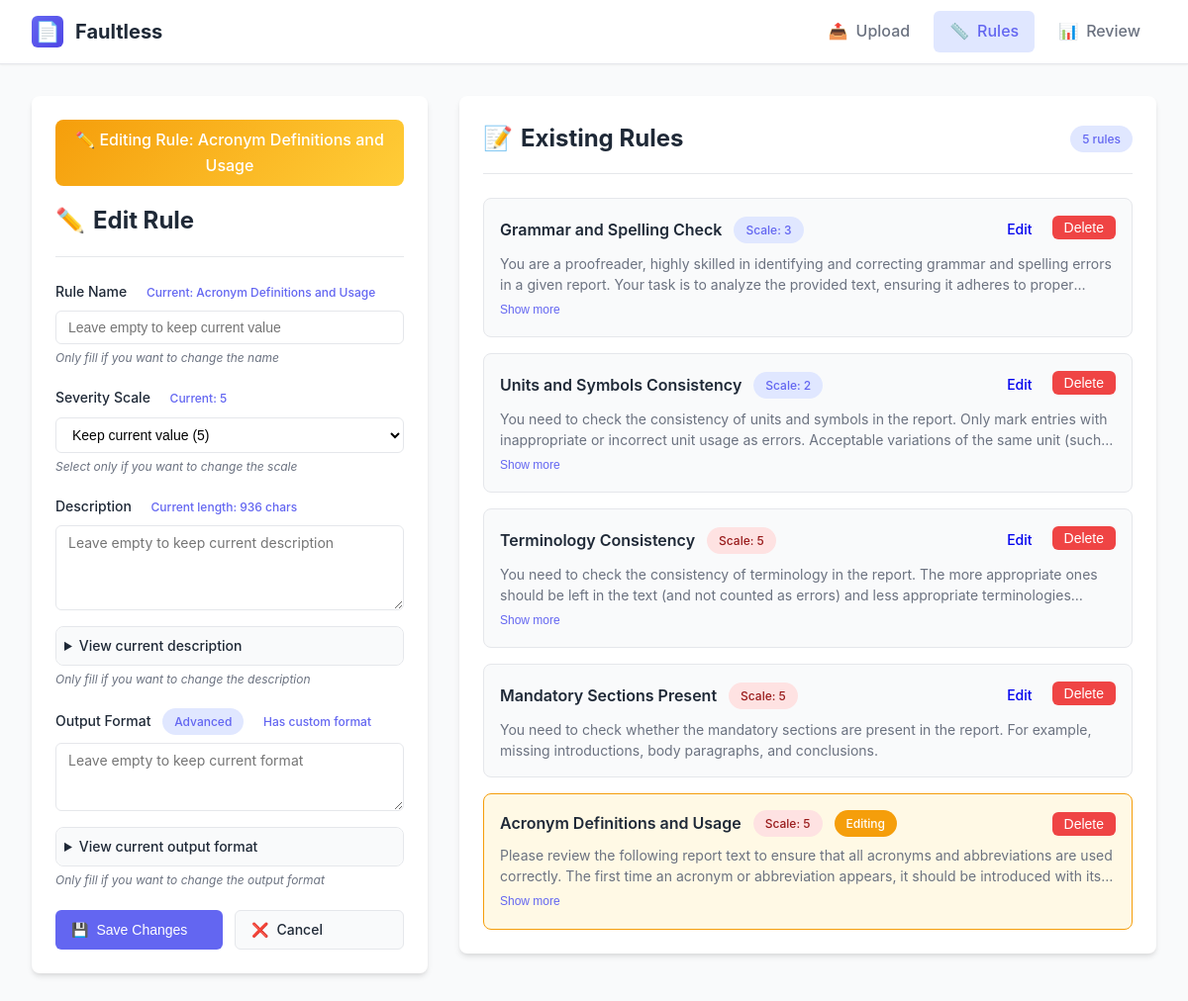
The page /rule/edit/12/ on the database its author committed.
### faultless/models.py (models this page shows, shortened)
class Rules(models.Model):
    id = models.AutoField(primary_key=True)
    name = models.CharField(max_length=30)
    scale = models.IntegerField()
    description = models.TextField()
    def default_output_format():
        data = {
            'matches': [
                {
                    'error_type': 'error name(only use the name i gave you)',
                    'message': 'simple description of the error and how to correct it',
                    'original': 'the error word or phrase or sentence(depend on different type of error)',
                    'occurrence_index': 'occurrence times of the error',
                },
            ]
        }
        return data
    output_format = models.JSONField(default=default_output_format)

### faultless/views.py (the view, shortened to what this page needs)
# urls.py: path('rule/edit/<int:rule_id>/', edit_rule, name='edit_rule'),
def edit_rule(request, rule_id):
    rule = get_object_or_404(Rules, pk=rule_id)
    data = Rules.objects.all().values()
    context = {"allrules": data, "editing_rule": rule, "is_editing": True}
    return render(request, "faultless/rule.html", context)

### faultless/templates/faultless/rule.html (shortened to what this page needs)
{% load static %}
{% load widget_tweaks %}
<!DOCTYPE html>
<html lang="en">
<head>
    <link rel="stylesheet" href="{% static 'css/styles.css' %}">
</head>
<body>
    <nav class="navbar">
        <div class="navbar-content">
            <a href="{% url 'file_manager' %}" class="navbar-brand">
                <div class="navbar-brand-icon">📄</div>
                <span>Faultless</span>
            </a>
            <div class="navbar-nav" id="navbarNav">
                <a href="{% url 'file_manager' %}" class="nav-link">
                    <span>📤</span> Upload
                </a>
                <a href="{% url 'get_rule' %}" class="nav-link active">
                    <span>📏</span> Rules
                </a>
                <a href="{% url 'view_details' %}" class="nav-link">
                    <span>📊</span> Review
                </a>
            </div>
        </div>
    </nav>
    <div class="container">
        <div class="rules-grid">
            <div class="card form-card">
                {% if is_editing %}
                <div class="form-mode-indicator">
                    <span>✏️</span> Editing Rule: {{ editing_rule.name }}
                </div>
                {% endif %}
                <div class="card-header">
                    <h2 class="card-title">
                        {% if is_editing %}
                            <span>✏️</span> Edit Rule
                        {% else %}
                            <span>➕</span> Add New Rule
                        {% endif %}
                    </h2>
                </div>
                {% if is_editing %}
                <form method="post">
                    <div class="form-group">
                        <label for="name" class="form-label">
                            Rule Name
                            <span class="current-value">Current: {{ editing_rule.name }}</span>
                        </label>
                        <input type="text" name="name" class="form-control{% if form.name.errors %} is-invalid{% endif %}" placeholder="Leave empty to keep current value">
                        <p class="form-hint">Only fill if you want to change the name</p>
                    </div>
                    <div class="form-group">
                        <label for="scale" class="form-label">
                            Severity Scale
                            <span class="current-value">Current: {{ editing_rule.scale }}</span>
                        </label>
                        <select name="scale" class="form-control{% if form.scale.errors %} is-invalid{% endif %}">
                            <option value="">Keep current value ({{ editing_rule.scale }})</option>
                        </select>
                        <p class="form-hint">Select only if you want to change the scale</p>
                    </div>
                    <div class="form-group">
                        <label for="description" class="form-label">
                            Description
                            <span class="current-value">Current length: {{ editing_rule.description|length }} chars</span>
                        </label>
                        <textarea name="description" class="form-control{% if form.description.errors %} is-invalid{% endif %}" rows="4" placeholder="Leave empty to keep current description"></textarea>
                        <details class="current-description">
                            <summary>View current description</summary>
                        </details>
                        <p class="form-hint">Only fill if you want to change the description</p>
                    </div>
                    <div class="form-group">
                        <label for="output_format" class="form-label">
                            Output Format
                            <span class="badge badge-primary" style="margin-left: 0.5rem;">Advanced</span>
                            {% if editing_rule.output_format %}
                                <span class="current-value">Has custom format</span>
                            {% else %}
                                <span class="current-value">Using default</span>
                            {% endif %}
                        </label>
                        <textarea name="output_format" class="form-control{% if form.output_format.errors %} is-invalid{% endif %}" rows="3" placeholder="Leave empty to keep current format"></textarea>
                        {% if editing_rule.output_format %}
                        <details class="current-format">
                            <summary>View current output format</summary>
                        </details>
                        {% endif %}
                        <p class="form-hint">Only fill if you want to change the output format</p>
                    </div>
                    <div class="form-actions">
                        <button type="submit" class="btn btn-primary">
                            <span>💾</span> Save Changes
                        </button>
                        <a href="{% url 'get_rule' %}" class="btn btn-cancel">
                            <span>❌</span> Cancel
                        </a>
                    </div>
                </form>
                {% endif %}
            </div>
            <div class="card">
                <div class="card-header">
                    <h2 class="card-title">
                        <span>📝</span> Existing Rules
                        <span class="badge badge-primary" style="margin-left: auto;">{{ allrules|length }} rules</span>
                    </h2>
                </div>
                {% if allrules %}
                <div class="rules-list">
                    {% for rule in allrules %}
                    <div class="rule-item {% if is_editing and editing_rule.id == rule.id %}editing{% endif %}">
                        <div class="rule-header">
                            <div class="rule-title-group">
                                <span class="rule-name">{{ rule.name }}</span>
                                <span class="badge {% if rule.scale >= 4 %}badge-danger{% elif rule.scale >= 2 %}badge-primary{% else %}badge-success{% endif %}">
                                    Scale: {{ rule.scale }}
                                </span>
                                {% if is_editing and editing_rule.id == rule.id %}
                                <span class="badge" style="background-color: var(--warning-color); color: white;">
                                    Editing
                                </span>
                                {% endif %}
                            </div>
                            <div class="rule-actions">
                                {% if not is_editing or editing_rule.id != rule.id %}
                                <a href="{% url 'edit_rule' rule.id %}" class="btn btn-secondary" style="padding: 0.25rem 0.75rem;">
                                    Edit
                                </a>
                                {% endif %}
                                <form method="post" style="margin: 0;">
                                    <button type="submit" class="btn btn-danger" style="padding: 0.25rem 0.75rem;">
                                        Delete
                                    </button>
                                </form>
                            </div>
                        </div>
                        <div class="rule-description-wrapper">
                            <p class="rule-description {% if rule.description|length > 150 %}collapsed{% endif %}" id="desc-{{ rule.id }}">
                                {{ rule.description }}
                            </p>
                            {% if rule.description|length > 150 %}
                            <button class="expand-btn" onclick="toggleDescription('{{ rule.id }}')">
                                <span id="btn-text-{{ rule.id }}">Show more</span>
                            </button>
                            {% endif %}
                        </div>
                    </div>
                    {% endfor %}
                </div>
                {% else %}
                <div class="empty-state">
                    <div class="empty-state-icon">📋</div>
                    <p>No rules defined yet.</p>
                    <p style="margin-top: 0.5rem;">Add your first rule to start proofreading!</p>
                </div>
                {% endif %}
            </div>
        </div>
    </div>
</body>
</html>

### static/css/styles.css (style rules this page uses)
:root { --primary-color: #6366f1; --primary-hover: #4f46e5; --primary-light: #e0e7ff; --success-color: #10b981; --success-hover: #059669; --danger-color: #ef4444; --danger-hover: #dc2626; --warning-color: #f59e0b; --text-primary: #1f2937; --text-secondary: #6b7280; --bg-primary: #ffffff; --bg-secondary: #f9fafb; --bg-tertiary: #f3f4f6; --border-color: #e5e7eb; --shadow-sm: 0 1px 2px 0 rgba(0, 0, 0, 0.05); --shadow-md: 0 4px 6px -1px rgba(0, 0, 0, 0.1), 0 2px 4px -1px rgba(0, 0, 0, 0.06); --shadow-lg: 0 10px 15px -3px rgba(0, 0, 0, 0.1), 0 4px 6px -2px rgba(0, 0, 0, 0.05); --border-radius: 0.5rem; }
* { margin: 0; padding: 0; box-sizing: border-box; }
body { font-family: -apple-system, BlinkMacSystemFont, 'Segoe UI', Roboto, 'Helvetica Neue', Arial, sans-serif; background-color: var(--bg-secondary); color: var(--text-primary); line-height: 1.6; }
.navbar { background-color: var(--bg-primary); border-bottom: 1px solid var(--border-color); position: sticky; top: 0; z-index: 1000; box-shadow: var(--shadow-sm); }
.navbar-content { max-width: 1280px; margin: 0 auto; padding: 0 2rem; display: flex; justify-content: space-between; align-items: center; height: 4rem; }
.navbar-brand { display: flex; align-items: center; gap: 0.75rem; font-size: 1.25rem; font-weight: 700; color: var(--text-primary); text-decoration: none; }
.navbar-brand-icon { width: 2rem; height: 2rem; background: linear-gradient(135deg, var(--primary-color), var(--primary-hover)); border-radius: 0.375rem; display: flex; align-items: center; justify-content: center; color: white; font-size: 1.25rem; }
.navbar-nav { display: flex; gap: 0.5rem; }
.nav-link { padding: 0.5rem 1rem; border-radius: 0.375rem; color: var(--text-secondary); text-decoration: none; font-weight: 500; transition: all 0.2s; display: flex; align-items: center; gap: 0.5rem; }
.nav-link.active { background-color: var(--primary-light); color: var(--primary-color); }
.container { max-width: 1280px; margin: 0 auto; padding: 2rem; }
.card { background-color: var(--bg-primary); border-radius: var(--border-radius); box-shadow: var(--shadow-md); padding: 1.5rem; margin-bottom: 1.5rem; }
.card-header { margin-bottom: 1.5rem; padding-bottom: 1rem; border-bottom: 1px solid var(--border-color); }
.card-title { font-size: 1.5rem; font-weight: 700; color: var(--text-primary); display: flex; align-items: center; gap: 0.5rem; }
.btn { padding: 0.5rem 1rem; border-radius: 0.375rem; border: none; font-weight: 500; cursor: pointer; transition: all 0.2s; display: inline-flex; align-items: center; gap: 0.5rem; text-decoration: none; font-size: 0.875rem; }
.btn-primary { background-color: var(--primary-color); color: white; }
.btn-danger { background-color: var(--danger-color); color: white; }
.form-group { margin-bottom: 1.25rem; }
.form-label { display: block; margin-bottom: 0.5rem; font-weight: 500; color: var(--text-primary); font-size: 0.875rem; }
.form-control { width: 100%; padding: 0.5rem 0.75rem; border: 1px solid var(--border-color); border-radius: 0.375rem; font-size: 0.875rem; transition: all 0.2s; background-color: var(--bg-primary); }
textarea.form-control { min-height: 20px; resize: vertical; font-family: inherit; }
.form-hint { font-size: 0.75rem; color: var(--text-secondary); margin-top: 0.5rem; }
.badge { display: inline-flex; align-items: center; padding: 0.25rem 0.75rem; border-radius: 9999px; font-size: 0.75rem; font-weight: 500; }
.badge-primary { background-color: var(--primary-light); color: var(--primary-color); }
.badge-danger { background-color: #fee2e2; color: #991b1b; }
.rule-header { display: flex; align-items: center; gap: 0.5rem; margin-bottom: 0.25rem; }
.rule-name { font-weight: 500; }
.rule-description { font-size: 0.875rem; color: var(--text-secondary); }

### rows shown on the page
Rules: name "Acronym Definitions and Usage", scale "5", description|length "936", shows "Editing", description "Please review the following report text to ensure that all acronyms and abbreviations are used correctly. The first time an acronym or abbreviation appears, it should be introduced with…"
Rules: name "Grammar and Spelling Check", scale "3", shows "Edit", description "You are a proofreader, highly skilled in identifying and correcting grammar and spelling errors in a given report. Your task is to analyze the provided text, ensuring it adheres to…"
Rules: name "Units and Symbols Consistency", scale "2", shows "Edit", description "You need to check the consistency of units and symbols in the report. Only mark entries with inappropriate or incorrect unit usage as errors. Acceptable variations of the same unit…"
Rules: name "Terminology Consistency", scale "5", shows "Edit", description "You need to check the consistency of terminology in the report. The more appropriate ones should be left in the text (and not counted as errors) and less appropriate…"
Rules: name "Mandatory Sections Present", scale "5", shows "Edit", description "You need to check whether the mandatory sections are present in the report. For example, missing introductions, body paragraphs, and conclusions."

### other values the page prints
{{ allrules|length }} "5"
